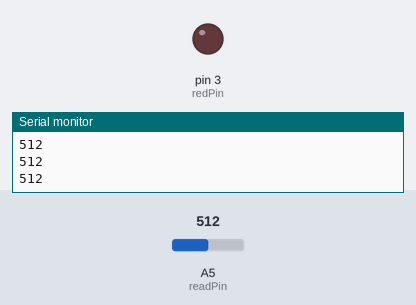
Bench run of a sketch on a simulated Arduino Uno, built with avr-gcc and run on an emulated ATmega328P. Shown: output pins drawn as LEDs (lit = HIGH), the last lines printed to the serial monitor. The inputs (shaded band) are chosen by the test bench; at power-on: A5 (readPin) = 512.

Above: at 1.2 s.
1.3 s: A5 (readPin) set to 992
2.8 s: A5 (readPin) set to 1015
At 3.4 s:
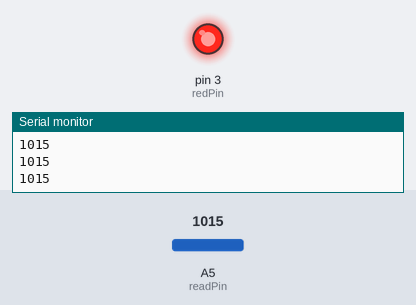
4.4 s: A5 (readPin) set to 990
At 4.8 s:
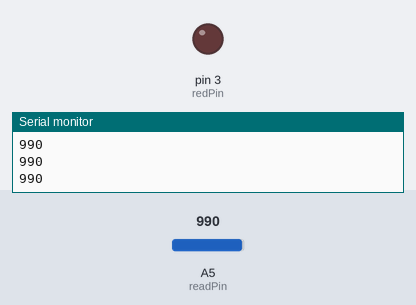
6.0 s: A5 (readPin) set to 1010
At 7.4 s:
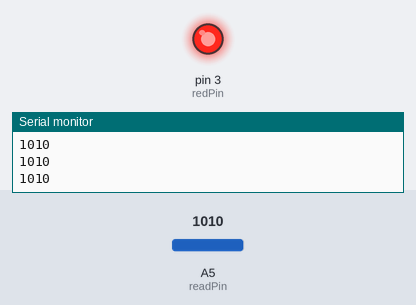
Timing chart, 0 to 8.6 s (numbered marks = the images above; inputs shaded):
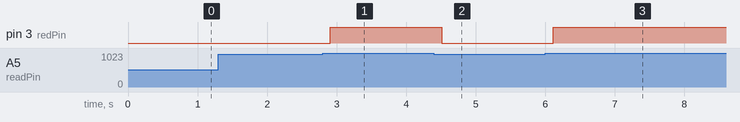

The sketch:

project10_while_loop_LED_trigger.ino
```cpp
// Project 10: While Loop LED Trigger
// Board: Arduino Uno
// Red LED turns ON while potentiometer reading exceeds 1000 (approx 4.9V)
// LED turns OFF as soon as reading drops below threshold
// Demonstrates reactive behavior using while loops

int redPin   = 3;   // red LED longer leg (anode)
int readPin  = A5;  // potentiometer wiper - analog reading
int wait     = 100; // delay between readings in ms
int readValue;      // raw ADC value from potentiometer (0-1023)

void setup() {
  pinMode(readPin, INPUT);
  pinMode(redPin,  OUTPUT);
  Serial.begin(9600);
}

void loop() {
  readValue = analogRead(readPin);
  Serial.println(readValue);
  delay(wait);

  // LED stays ON while potentiometer is turned to maximum (>1000)
  while (readValue > 1000) {
    digitalWrite(redPin, HIGH);
    readValue = analogRead(readPin);   // keep checking inside loop
    Serial.println(readValue);
    delay(wait);
  }

  digitalWrite(redPin, LOW);           // turn off when condition no longer met
}
```

Measured:
- the behaviour switches between 1000 and 1001 on A5 (readPin) (found by bisection; images 0 and 1)
- after the input at 2.8 s, pin 3 (redPin): LOW → HIGH after 0.11 s
- after the input at 4.4 s, pin 3 (redPin): HIGH → LOW after 0.11 s
- after the input at 6.0 s, pin 3 (redPin): LOW → HIGH after 0.12 s
